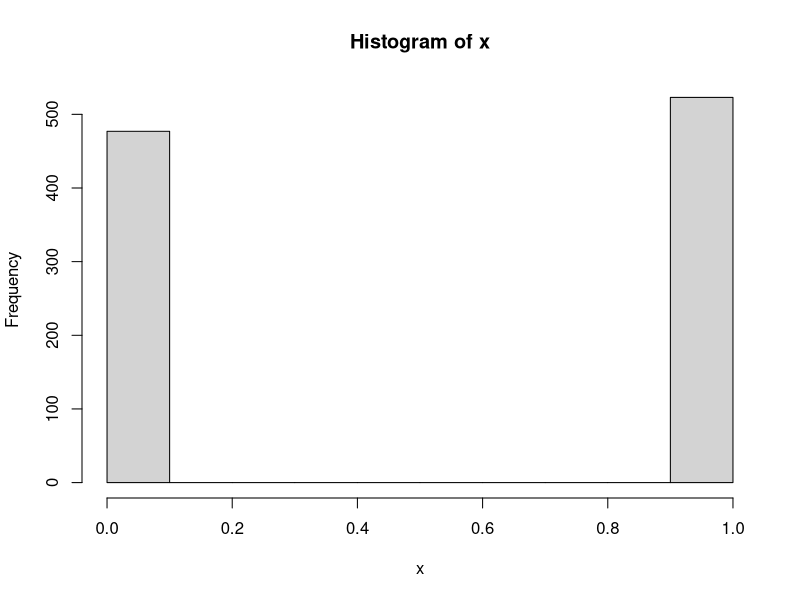
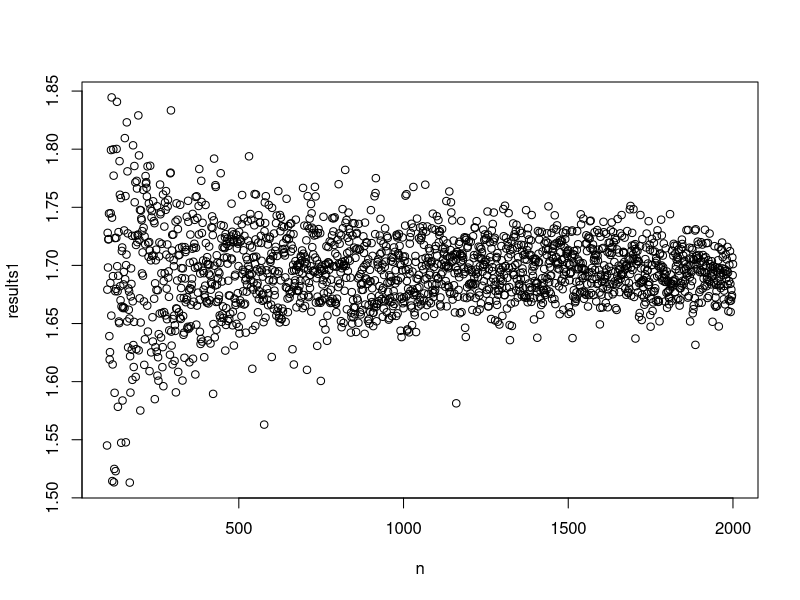

These figures' R source, in order: (Note: a time limit stopped this script after it produced the figures.)
# problem 2
n<-1000
x<-array(dim=n)
# initialize
x[1]<-sample(0:1, 1, replace = TRUE)
for(i in 2:n){
  x[i]<-sample(c(0,1), 1, replace = TRUE, prob=c(factorial(x[i-1])*factorial(2-x[i-1])/3,factorial(1+x[i-1])*factorial(1-x[i-1])/3))
}
hist(x)

# problem 3
n<-5000
x<-array(dim=n)
x[1] <- rnorm(1, 0, 1)
rho <- 0
for(i in 2:n){
  x[i]<-rnorm(1, rho*x[i-1], sqrt(1-rho**2))
}
g <- sqrt(2*pi)/(1+x**4)
I <- sum(g)/n
I

I_N_rho <- function(n,rho,x1){
  x<-array(dim=n)
  x[1] <- x1
  for(i in 2:n){
    x[i]<-rnorm(1, rho*x[i-1], sqrt(1-rho**2))
  }
  g <- sqrt(2*pi)/(1+x**4)
  return(sum(g)/n)
}

I_N <- function(n){
  return(I_N_rho(n,rho,rnorm(1, 0, 1)))
}

var_rho <- function(rho){
  g <-array(dim=1000)
  for(i in 1:1000){
    g[i] <- I_N_rho(1000,rho,rnorm(1, 0, 1))
  }
   return(sum((g-mean(g))**2)/(1000-1))
}

n = 100:2000
results1 <- lapply(n,I_N)
plot(n, results1)

m=100
rho=seq(from=-1, to=1,length.out=m)
variance <- lapply(rho,var_rho)
plot(rho, variance, ylim=c(0.000, 0.01))
